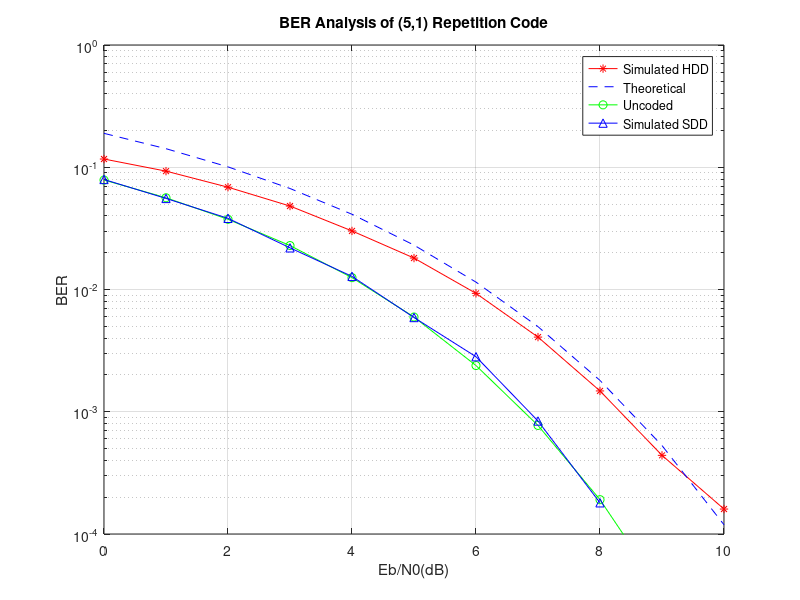

The MATLAB source for this figure:
N=50000; %Length of data bit stream
m = randi([0 1],1,N);            %Random 0s and 1s

%Repetition Coding
c=[];
for i=1:N
 c=[c m(i) m(i) m(i) m(i) m(i)]; %Repeated symbol 3 times
end

%BPSK Mapping
x=[];
for i=1:length(c)
 if c(i)==0
 x(i)= -1;
 else
 x(i)= 1;
 end
end

r=1/5;                  %Code rate
rep = 5;                %Block size

BER_sim_HDD=[];         %Matrix declaration for Hard Decision Decoding
BER_th_C = [];          %Matrix declaration for Coded BPSK
BER_UC = [];            %Matrix declaration for Uncoded BPSK
BER_sim_SDD=[];         %Matrix declaration for Soft Decision Decoding

for EbN0dB=0:10
 EbN0=10.^(EbN0dB/10);
 sigma = sqrt(1/(2*r*EbN0));        %Noise Standard deviation
 n = sigma.*randn(1,length(x));     %Random Noise(AWGN) with adjusted variance
 y=x+n;                             %Received symbol = Transmitted + Noise

 c_cap=(y>0);                       %If y is positive, c_cap=1, otherwise c_cap=0

  m_cap_HDD=[];                     % Hard Decision Coding (decision of a bit is not dependent on other bits)
  m_cap_SDD=[];                     %Soft Decision Coding (Dependent on neighbouring bits)

  % Hard Decision Coding
 for j=1:(length(c_cap)/rep)
 code_HDD = c_cap((j-1)*rep+1:j*rep); %Storing one block of symbols in single variable (3 bits)
 if sum(code_HDD)>=3
 code1=1;
 else
 code1=0;
 end
 m_cap_HDD = [m_cap_HDD code1];

 %Soft Decision Coding
 code_SDD=y((j-1)*rep+1:j*rep);
 if sum(code_SDD)>0
 code2=1;
 else
 code2=0;
 end
 m_cap_SDD=[m_cap_SDD code2];
 end

noe_HDD = sum(m~=m_cap_HDD);                %Number of Errors HDD
ber_sim_HDD = noe_HDD/N;
BER_sim_HDD=[BER_sim_HDD ber_sim_HDD];     %Appending the BER values in an array


noe_SDD= sum(m~=m_cap_SDD);                %Number of Errors SDD
ber_sim_SDD = noe_SDD/N;
BER_sim_SDD=[BER_sim_SDD ber_sim_SDD];     %Appending the BER values in an array


p = qfunc(sqrt(2*r*EbN0));                              %Single bit Probability of Error in Coded BPSK
ber_th_q= 5*(p^4)*(1-p) + p^5+ 10*(1-(p^2))*(p^3);      %3-bit Error + 4-bit Error
BER_th_C = [BER_th_C ber_th_q];                         %Theoretical BER for Coded BPSK
BER_UC = [BER_UC 0.5*erfc(sqrt(EbN0))];                 %BER for Uncoded BPSK
end

EbN0dB = 0:10;
semilogy(EbN0dB,BER_sim_HDD,'r*-',EbN0dB,BER_th_C,'b--',EbN0dB,BER_UC,'go-',EbN0dB,BER_sim_SDD,'b^-');
title("BER Analysis of (5,1) Repetition Code");
xlabel('Eb/N0(dB)');
ylabel('BER');
grid on;
legend("Simulated HDD","Theoretical","Uncoded","Simulated SDD");
axis([min(EbN0dB) max(EbN0dB) 10^-4 10^0]);
